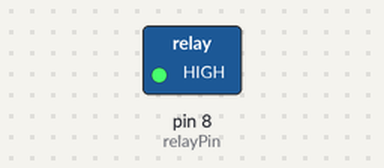
Bench run of a sketch on a simulated Arduino Uno, built with avr-gcc and run on an emulated ATmega328P. Parts: switched loads named in the sketch (green lamp = pin HIGH). What the sketch prints to the serial monitor is not drawn.

Above: at 0.09 s.
At 7.6 s:
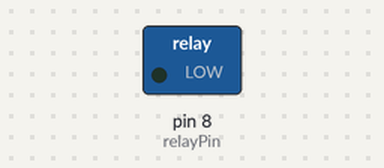
Timing chart, 0 to 19.7 s (numbered marks = the images above):
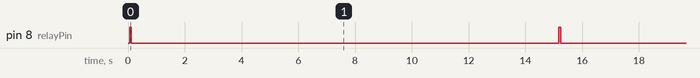

Measured:
- by itself, pin 8 (relayPin): alternates HIGH for 0.06 s and LOW for 15.1 s

The sketch:

Frequency_Single.ino
```cpp
int relayPin = 8;
int delayTime;
int LEDpin = 9;
int maxfrequency;
int timePerFrequency;

void setup() {

  Serial.begin(9600);
  Serial.println("Solid State Relay ");
  pinMode(relayPin, OUTPUT);
  digitalWrite(LEDpin, HIGH);

}


void loop() {
  maxfrequency = 1; ///////CHANGE MAX FREQUENCY HERE NOTHING ELSE TO BE CHANGED
  timePerFrequency = 1;
  for (int i = 1; i <=maxfrequency; i++) {
    for (int j = 1; j <= timePerFrequency * i; j++) {
      delayTime = 60;
      Serial.println(i);
      digitalWrite(relayPin, LOW);
      //Serial.println("Relay ON ");

      delay(delayTime);


      digitalWrite(relayPin, HIGH);
      //Serial.println("Relay OFF ");
      delay(delayTime);

       digitalWrite(relayPin, LOW);
      //Serial.println("Relay ON ");

      delay(delayTime*250);
    }
  }
}
```
